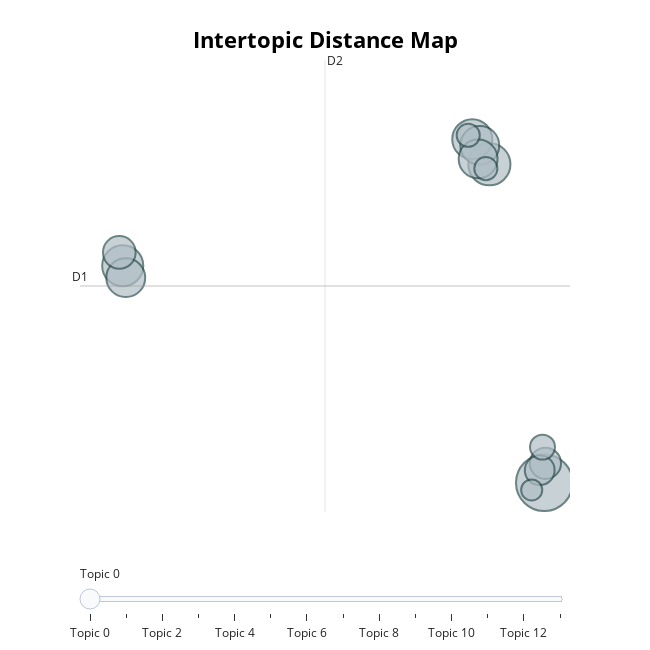

The notebook cell this image was saved under:
### Markdown cell above
In step 6, we will analyze the relationship between the topics generated by the topic model.

Intertopic distance map measures the distance between topics. Similar topics are closer to each other, and very different topics are far from each other. From the visualization, we can see that there are five topic groups for all the topics. Topics with similar semantic meanings are in the same topic group.

The size of the circle represents the number of documents in the topics, and larger circles mean that more reviews belong to the topic.

### Code cell
# Visualize intertopic distance
topic_model.visualize_topics()

### Figure 1 — Plotly figure (JSON) as saved in the notebook; plotly's stock layout.template omitted (floating-point values rounded to 4 significant figures)
{"data": [{"customdata": [[0, "tarifs | totalenergies | payer | électricité | tarif", 36], [1, "cliente | clients | client | service | services", 20], [2, "clients | service | chaque | agents | agent", 19], [3, "remboursement | rembourse | remboursé | chèques | chèque", 18], [4, "contrat | contacté | clientèle | mail | service", 17], [5, "électricité | factures | facture | payer | gaz", 17], [6, "voleur | voleurs | scandaleux | simplement | imcompetents", 17], [7, "factures | facture | payer | incompétentsrestez | incompétences", 12], [8, "électricité | totalenergies | fournisseur | énergie | commerciaux", 11], [9, "totalenergie | énergie | consommation | energies | 2022", 10], [10, "totalenergies | service | incompétents | imposés | énergies", 7], [11, "contrat | clients | délai | service | client", 6], [12, "mensualité | inflation | facture | annuelle | argent", 6], [13, "payait | surplus | payez | 1000 | dépenser", 5]], "hovertemplate": "<b>Topic %{customdata[0]}</b><br>%{customdata[1]}<br>Size: %{customdata[2]}", "legendgroup": "", "marker": {"color": "#B0BEC5", "line": {"color": "DarkSlateGrey", "width": 2}, "size": [36, 20, 19, 18, 17, 17, 17, 12, 11, 10, 7, 6, 6, 5], "sizemode": "area", "sizeref": 0.0225, "symbol": "circle"}, "mode": "markers", "name": "", "orientation": "v", "showlegend": false, "type": "scatter", "x": [14.94, 9.9, -23.72, 8.331, 9.02, 8.866, -23.44, -24.03, 15.04, 14.52, 14.77, 9.577, 7.96, 13.78], "xaxis": "x", "y": [3.605, 11.05, 8.674, 11.63, 11.49, 11.17, 8.396, 8.987, 4.058, 3.898, 4.437, 10.95, 11.72, 3.436], "yaxis": "y"}], "layout": {"annotations": [{"showarrow": false, "text": "D1", "x": -27.64, "y": 8.202, "yshift": 10}, {"showarrow": false, "text": "D2", "x": -5.173, "xshift": 10, "y": 13.48}], "height": 650, "hoverlabel": {"bgcolor": "white", "font": {"family": "Rockwell", "size": 16}}, "legend": {"itemsizing": "constant", "tracegroupgap": 0}, "margin": {"t": 60}, "shapes": [{"line": {"color": "#CFD8DC", "width": 2}, "type": "line", "x0": -5.173, "x1": -5.173, "y0": 2.921, "y1": 13.48}, {"line": {"color": "#9E9E9E", "width": 2}, "type": "line", "x0": -27.64, "x1": 17.29, "y0": 8.202, "y1": 8.202}], "sliders": [{"active": 0, "pad": {"t": 50}, "steps": [{"args": [{"marker.color": [["red", "#B0BEC5", "#B0BEC5", "#B0BEC5", "#B0BEC5", "#B0BEC5", "#B0BEC5", "#B0BEC5", "#B0BEC5", "#B0BEC5", "#B0BEC5", "#B0BEC5", "#B0BEC5", "#B0BEC5"]]}], "label": "Topic 0", "method": "update"}, {"args": [{"marker.color": [["#B0BEC5", "red", "#B0BEC5", "#B0BEC5", "#B0BEC5", "#B0BEC5", "#B0BEC5", "#B0BEC5", "#B0BEC5", "#B0BEC5", "#B0BEC5", "#B0BEC5", "#B0BEC5", "#B0BEC5"]]}], "label": "Topic 1", "method": "update"}, {"args": [{"marker.color": [["#B0BEC5", "#B0BEC5", "red", "#B0BEC5", "#B0BEC5", "#B0BEC5", "#B0BEC5", "#B0BEC5", "#B0BEC5", "#B0BEC5", "#B0BEC5", "#B0BEC5", "#B0BEC5", "#B0BEC5"]]}], "label": "Topic 2", "method": "update"}, {"args": [{"marker.color": [["#B0BEC5", "#B0BEC5", "#B0BEC5", "red", "#B0BEC5", "#B0BEC5", "#B0BEC5", "#B0BEC5", "#B0BEC5", "#B0BEC5", "#B0BEC5", "#B0BEC5", "#B0BEC5", "#B0BEC5"]]}], "label": "Topic 3", "method": "update"}, {"args": [{"marker.color": [["#B0BEC5", "#B0BEC5", "#B0BEC5", "#B0BEC5", "red", "#B0BEC5", "#B0BEC5", "#B0BEC5", "#B0BEC5", "#B0BEC5", "#B0BEC5", "#B0BEC5", "#B0BEC5", "#B0BEC5"]]}], "label": "Topic 4", "method": "update"}, {"args": [{"marker.color": [["#B0BEC5", "#B0BEC5", "#B0BEC5", "#B0BEC5", "#B0BEC5", "red", "#B0BEC5", "#B0BEC5", "#B0BEC5", "#B0BEC5", "#B0BEC5", "#B0BEC5", "#B0BEC5", "#B0BEC5"]]}], "label": "Topic 5", "method": "update"}, {"args": [{"marker.color": [["#B0BEC5", "#B0BEC5", "#B0BEC5", "#B0BEC5", "#B0BEC5", "#B0BEC5", "red", "#B0BEC5", "#B0BEC5", "#B0BEC5", "#B0BEC5", "#B0BEC5", "#B0BEC5", "#B0BEC5"]]}], "label": "Topic 6", "method": "update"}, {"args": [{"marker.color": [["#B0BEC5", "#B0BEC5", "#B0BEC5", "#B0BEC5", "#B0BEC5", "#B0BEC5", "#B0BEC5", "red", "#B0BEC5", "#B0BEC5", "#B0BEC5", "#B0BEC5", "#B0BEC5", "#B0BEC5"]]}], "label": "Topic 7", "method": "update"}, {"args": [{"marker.color": [["#B0BEC5", "#B0BEC5", "#B0BEC5", "#B0BEC5", "#B0BEC5", "#B0BEC5", "#B0BEC5", "#B0BEC5", "red", "#B0BEC5", "#B0BEC5", "#B0BEC5", "#B0BEC5", "#B0BEC5"]]}], "label": "Topic 8", "method": "update"}, {"args": [{"marker.color": [["#B0BEC5", "#B0BEC5", "#B0BEC5", "#B0BEC5", "#B0BEC5", "#B0BEC5", "#B0BEC5", "#B0BEC5", "#B0BEC5", "red", "#B0BEC5", "#B0BEC5", "#B0BEC5", "#B0BEC5"]]}], "label": "Topic 9", "method": "update"}, {"args": [{"marker.color": [["#B0BEC5", "#B0BEC5", "#B0BEC5", "#B0BEC5", "#B0BEC5", "#B0BEC5", "#B0BEC5", "#B0BEC5", "#B0BEC5", "#B0BEC5", "red", "#B0BEC5", "#B0BEC5", "#B0BEC5"]]}], "label": "Topic 10", "method": "update"}, {"args": [{"marker.color": [["#B0BEC5", "#B0BEC5", "#B0BEC5", "#B0BEC5", "#B0BEC5", "#B0BEC5", "#B0BEC5", "#B0BEC5", "#B0BEC5", "#B0BEC5", "#B0BEC5", "red", "#B0BEC5", "#B0BEC5"]]}], "label": "Topic 11", "method": "update"}, {"args": [{"marker.color": [["#B0BEC5", "#B0BEC5", "#B0BEC5", "#B0BEC5", "#B0BEC5", "#B0BEC5", "#B0BEC5", "#B0BEC5", "#B0BEC5", "#B0BEC5", "#B0BEC5", "#B0BEC5", "red", "#B0BEC5"]]}], "label": "Topic 12", "method": "update"}, {"args": [{"marker.color": [["#B0BEC5", "#B0BEC5", "#B0BEC5", "#B0BEC5", "#B0BEC5", "#B0BEC5", "#B0BEC5", "#B0BEC5", "#B0BEC5", "#B0BEC5", "#B0BEC5", "#B0BEC5", "#B0BEC5", "red"]]}], "label": "Topic 13", "method": "update"}]}], "title": {"font": {"color": "Black", "size": 22}, "text": "<b>Intertopic Distance Map</b>", "x": 0.5, "xanchor": "center", "y": 0.95, "yanchor": "top"}, "width": 650, "xaxis": {"anchor": "y", "domain": [0, 1], "range": [-27.64, 17.29], "title": {"text": ""}, "visible": false}, "yaxis": {"anchor": "x", "domain": [0, 1], "range": [2.921, 13.48], "title": {"text": ""}, "visible": false}}}
